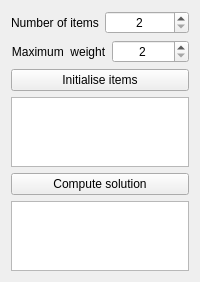
<?xml version="1.0" encoding="UTF-8"?>
<ui version="4.0">
 <class>Widget</class>
 <widget class="QWidget" name="Widget">
  <property name="geometry">
   <rect>
    <x>0</x>
    <y>0</y>
    <width>200</width>
    <height>280</height>
   </rect>
  </property>
  <property name="sizePolicy">
   <sizepolicy hsizetype="Preferred" vsizetype="Preferred">
    <horstretch>0</horstretch>
    <verstretch>0</verstretch>
   </sizepolicy>
  </property>
  <property name="minimumSize">
   <size>
    <width>0</width>
    <height>0</height>
   </size>
  </property>
  <property name="maximumSize">
   <size>
    <width>16777215</width>
    <height>16777215</height>
   </size>
  </property>
  <property name="sizeIncrement">
   <size>
    <width>0</width>
    <height>0</height>
   </size>
  </property>
  <property name="baseSize">
   <size>
    <width>200</width>
    <height>0</height>
   </size>
  </property>
  <property name="windowTitle">
   <string>Knapsack</string>
  </property>
  <layout class="QVBoxLayout" name="verticalLayout">
   <property name="sizeConstraint">
    <enum>QLayout::SetDefaultConstraint</enum>
   </property>
   <item>
    <layout class="QHBoxLayout" name="horizontalLayout">
     <item>
      <widget class="QLabel" name="label">
       <property name="text">
        <string>Number of items</string>
       </property>
       <property name="alignment">
        <set>Qt::AlignCenter</set>
       </property>
      </widget>
     </item>
     <item>
      <widget class="QSpinBox" name="nbrItems">
       <property name="alignment">
        <set>Qt::AlignCenter</set>
       </property>
       <property name="minimum">
        <number>2</number>
       </property>
       <property name="maximum">
        <number>1000</number>
       </property>
      </widget>
     </item>
    </layout>
   </item>
   <item>
    <layout class="QHBoxLayout" name="horizontalLayout_2">
     <item>
      <widget class="QLabel" name="label_2">
       <property name="text">
        <string>Maximum  weight</string>
       </property>
       <property name="alignment">
        <set>Qt::AlignCenter</set>
       </property>
      </widget>
     </item>
     <item>
      <widget class="QSpinBox" name="maxWeight">
       <property name="baseSize">
        <size>
         <width>0</width>
         <height>0</height>
        </size>
       </property>
       <property name="alignment">
        <set>Qt::AlignCenter</set>
       </property>
       <property name="minimum">
        <number>2</number>
       </property>
       <property name="maximum">
        <number>1000</number>
       </property>
      </widget>
     </item>
    </layout>
   </item>
   <item>
    <widget class="QPushButton" name="initBt">
     <property name="text">
      <string>Initialise items</string>
     </property>
    </widget>
   </item>
   <item>
    <widget class="QTableView" name="itemsTableView">
     <property name="sizePolicy">
      <sizepolicy hsizetype="Expanding" vsizetype="Maximum">
       <horstretch>0</horstretch>
       <verstretch>0</verstretch>
      </sizepolicy>
     </property>
     <property name="minimumSize">
      <size>
       <width>0</width>
       <height>0</height>
      </size>
     </property>
     <property name="maximumSize">
      <size>
       <width>16777215</width>
       <height>100</height>
      </size>
     </property>
     <property name="baseSize">
      <size>
       <width>0</width>
       <height>0</height>
      </size>
     </property>
     <property name="verticalScrollBarPolicy">
      <enum>Qt::ScrollBarAsNeeded</enum>
     </property>
    </widget>
   </item>
   <item>
    <widget class="QPushButton" name="compBt">
     <property name="text">
      <string>Compute solution</string>
     </property>
    </widget>
   </item>
   <item>
    <widget class="QChartView" name="chartView"/>
   </item>
  </layout>
 </widget>
 <layoutdefault spacing="6" margin="11"/>
 <customwidgets>
  <customwidget>
   <class>QChartView</class>
   <extends>QGraphicsView</extends>
   <header location="global">QtCharts/QChartView</header>
  </customwidget>
 </customwidgets>
 <resources/>
 <connections/>
</ui>
